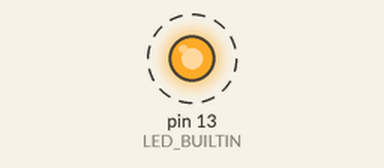
Recording of a sketch running on a simulated Arduino Uno, built with avr-gcc and run on an emulated ATmega328P. On the bench: output pins drawn as LEDs (lit = HIGH). Dashed ring = blinking. What the sketch prints to the serial monitor is not drawn.

Above: at 0.7 s.
Timing chart, 0 to 3.5 s (numbered marks = the images above):
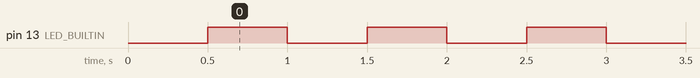

The sketch:

01-blink-serial.ino
```cpp
// Erster Test des Arduino-Cores auf dem CY8CKIT-062S2-AI:
// LED blinkt, Konsole an J1 (KitProg3-UART, 115200 Baud) meldet sich jede Sekunde.
void setup() {
  pinMode(LED_BUILTIN, OUTPUT);
  Serial.begin(115200);
  delay(500);
  Serial.println("CY8CKIT-062S2-AI: Arduino-Core laeuft");
}

unsigned long n = 0;
void loop() {
  digitalWrite(LED_BUILTIN, HIGH);
  delay(500);
  digitalWrite(LED_BUILTIN, LOW);
  delay(500);
  Serial.print("tick ");
  Serial.println(n++);
}
```

Measured:
- by itself, pin 13 (LED_BUILTIN): alternates HIGH for 0.50 s and LOW for 0.50 s
